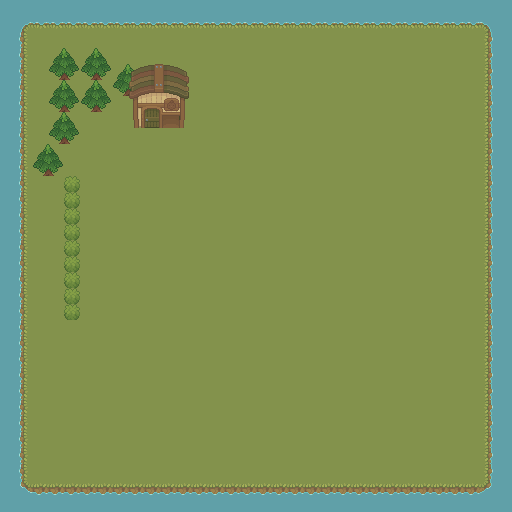

Below is a game level as drawn by its tile map, then a one-line description and the .tmx that defines it (tile-layer data replaced by summaries):
An orthogonal 32x32 tile map with 16x16 px tiles, 3 tile layers (Floor, Decoration, Building), 2 tilesets.

<map version="1.5" tiledversion="1.7.2" orientation="orthogonal" renderorder="right-down" width="32" height="32" tilewidth="16" tileheight="16" infinite="0" nextlayerid="5" nextobjectid="1">
 <tileset firstgid="1" name="tiles" tilewidth="16" tileheight="16" tilecount="2700" columns="54">
  <image source="../Sprites/tiles/tiles.png" width="864" height="800" />
 </tileset>
 <tileset firstgid="2701" name="buildings" tilewidth="16" tileheight="16" tilecount="6231" columns="93">
  <image source="../Sprites/Buildings/buildings.png" width="1503" height="1072" />
 </tileset>
 <layer id="1" name="Floor" width="32" height="32">
  <properties>
   <property name="Draw" type="int" value="1" />
  </properties>
  <data>[1024 cells, 1024 non-empty, 10 distinct tile ids]</data>
 </layer>
 <layer id="2" name="Decoration" width="32" height="32">
  <properties>
   <property name="Draw" type="int" value="1" />
  </properties>
  <data>[1024 cells, 37 non-empty, 5 distinct tile ids]</data>
 </layer>
 <layer id="3" name="Building" width="32" height="32">
  <properties>
   <property name="Draw" type="int" value="1" />
  </properties>
  <data>[1024 cells, 16 non-empty, 16 distinct tile ids]</data>
 </layer>
</map>
